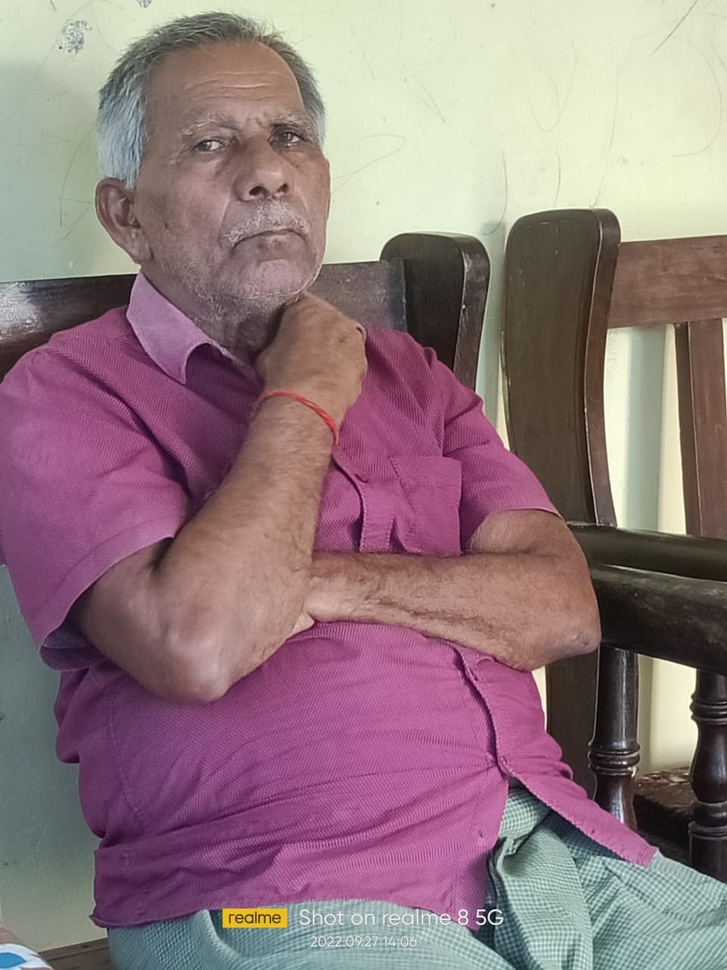
#> input picture PYTHONVScode/Codingal/Additional Projects/backgroundRemovalApp/chacha.jpg, 727 x 970 px, shrunk from 960 x 1280 before the run, found by its file name
$ python backgroundremoval.py
#> lines starting #> are read from the running program, lines starting #| are printed output that depends on the picture
import cv2
import numpy as np

def remove_background(image_path):
    # Read the image
    img = cv2.imread(image_path)
#> img is the input picture: shape (970, 727, 3); mean B, G, R 125.2, 120.7, 145.1

    # Create a mask
    mask = np.zeros(img.shape[:2], np.uint8)

    # Define the background and foreground models
    bgd_model = np.zeros((1, 65), np.float64)
    fgd_model = np.zeros((1, 65), np.float64)

    # Define a rectangle around the object to help the algorithm
    rect = (50, 50, img.shape[1] - 50, img.shape[0] - 50)
#> rect = (50, 50, 677, 920)

    # Apply GrabCut algorithm
    cv2.grabCut(img, mask, rect, bgd_model, fgd_model, 5, cv2.GC_INIT_WITH_RECT)

    # Modify the mask to get a binary mask for the foreground
    mask2 = np.where((mask == 2) | (mask == 0), 0, 1).astype('uint8')

    # Apply the mask to the original image
    result = img * mask2[:, :, np.newaxis]
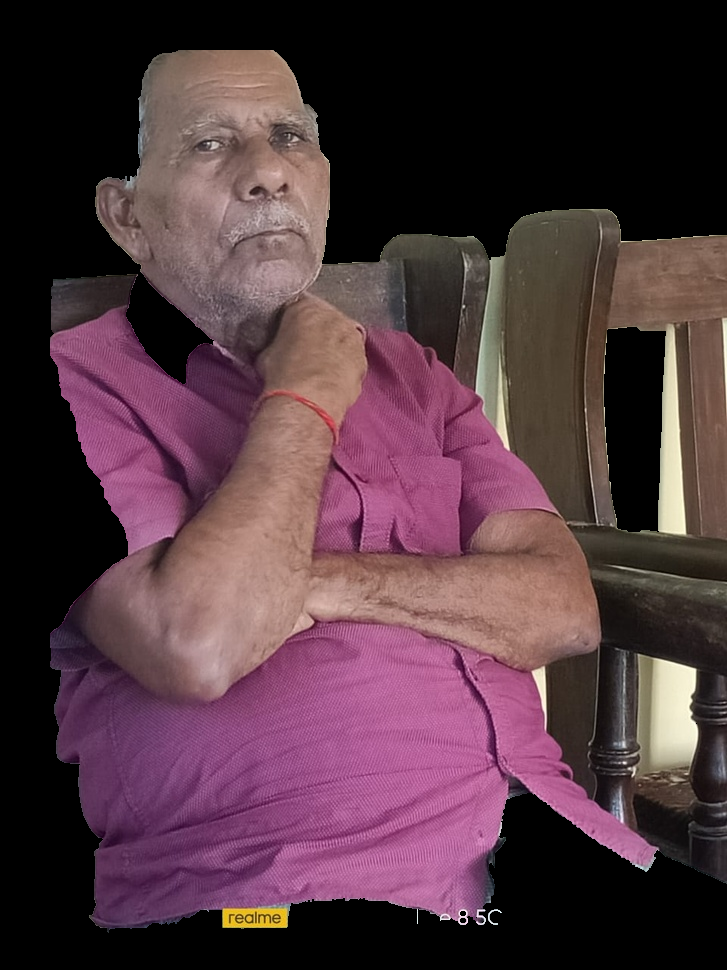
#> result: shape (970, 727, 3); mean B, G, R 62.7, 54.5, 80.3

    return result

if __name__ == "__main__":
    input_image_path = r"Codingal\Additional Projects\backgroundRemovalApp\chacha.jpg"
    output_image = remove_background(input_image_path)

    # Display the original and processed images
    cv2.imshow("Original Image", cv2.imread(input_image_path))
    cv2.imshow("Background Removed", output_image)
    cv2.waitKey(0)
    cv2.destroyAllWindows()
